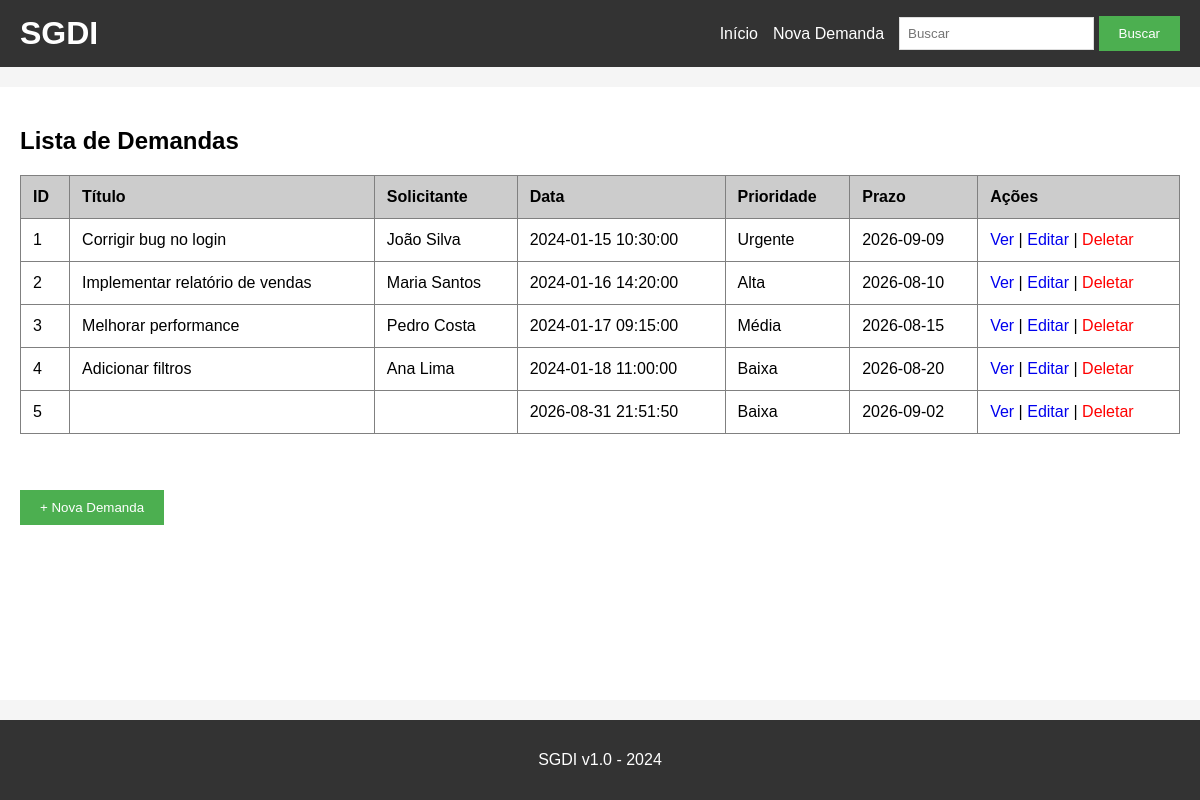
Before: / with the older database file.
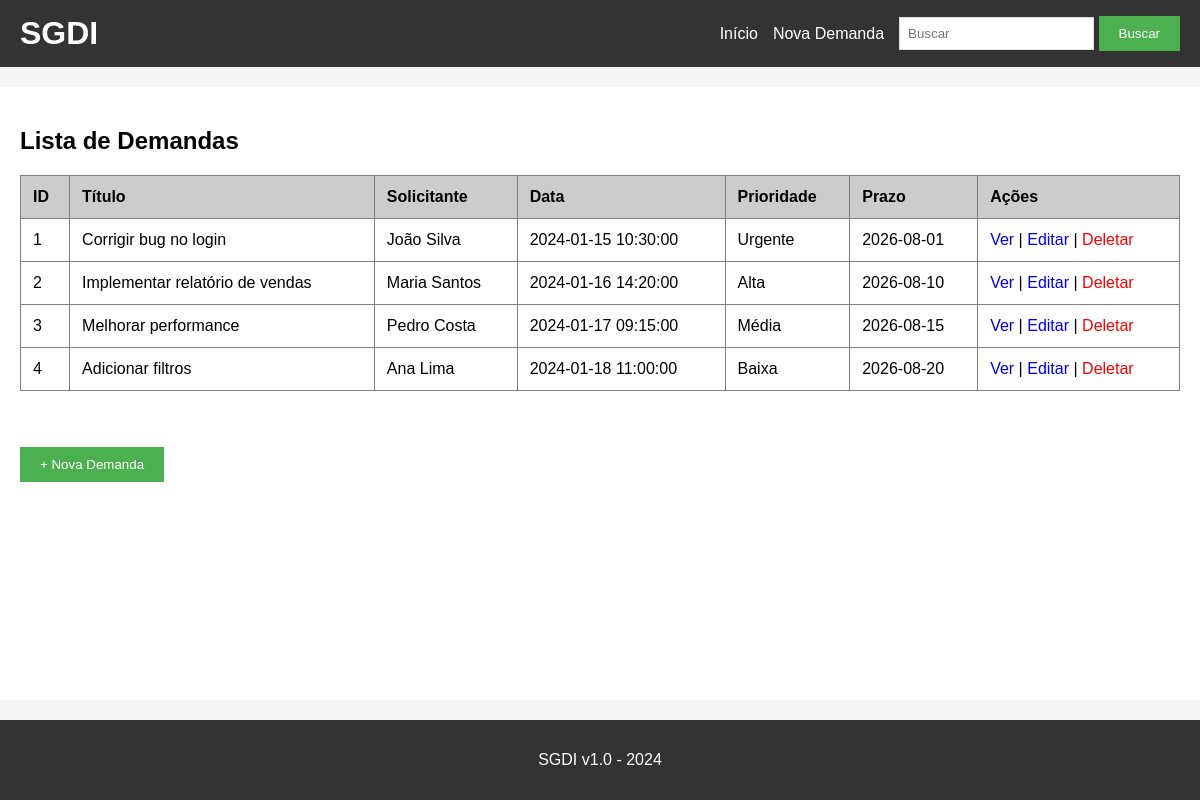
After: the same page with the newer database file.
### tables this page shows
CREATE TABLE demandas (
    id INTEGER PRIMARY KEY AUTOINCREMENT,
    titulo TEXT NOT NULL,
    descricao TEXT,
    solicitante TEXT,
    data_criacao TEXT,
    prioridade TEXT,
    prazo TEXT
);

### app.py (the view)
@app.route('/')
def index():
    conn = get_db()
    cursor = conn.cursor()
    query = """
        SELECT * FROM demandas
        ORDER BY
            CASE prioridade
                WHEN 'Urgente' THEN 1
                WHEN 'Alta' THEN 2
                WHEN 'Média' THEN 3
                WHEN 'Baixa' THEN 4
                ELSE 5
            END,
            prazo ASC
    """
    demandas = cursor.execute(query).fetchall()
    conn.close()
    return render_template('index.html', demandas=demandas)

### app.py (called while the page is built)
def get_db():
    conn = sqlite3.connect('demandas.db')
    conn.row_factory = sqlite3.Row
    return conn

### templates/index.html
{% extends "base.html" %}
{% block content %}
<h2>Lista de Demandas</h2>
<table border="1" cellpadding="10" cellspacing="0" width="100%">
    <thead>
        <tr bgcolor="#cccccc">
            <th>ID</th>
            <th>Título</th>
            <th>Solicitante</th>
            <th>Data</th>
            <th>Prioridade</th>
            <th>Prazo</th>
            <th>Ações</th>
        </tr>
    </thead>
    <tbody>
        {% for demanda in demandas %}
        <tr>
            <td>{{ demanda[0] }}</td>
            <td>{{ demanda[1] }}</td>
            <td>{{ demanda[3] }}</td>
            <td>{{ demanda[4] }}</td>
            <td>{{ demanda[5] }}</td>
            <td>{{ demanda[6] }}</td>
            <td>
                <a href="/detalhes/{{ demanda[0] }}">Ver</a>
                |
                <a href="/editar/{{ demanda[0] }}">Editar</a>
                |
                <a href="/deletar/{{ demanda[0] }}" style="color:red;">Deletar</a>
            </td>
        </tr>
        {% endfor %}
    </tbody>
</table>
<br><br>
<a href="/nova_demanda"><button>+ Nova Demanda</button></a>
{% endblock %}

### templates/base.html (shortened to what this page needs)
<!DOCTYPE html>
<html>
<head>
    <link rel="stylesheet" href="{{ url_for('static', filename='style.css') }}">
</head>
<body>
    <div class="header">
        <h1>SGDI</h1>
        <div class="menu">
            <a href="/">Início</a>
            <a href="/nova_demanda">Nova Demanda</a>
            <form action="/buscar" method="GET" style="display:inline;">
                <input type="text" name="q" placeholder="Buscar">
                <button type="submit">Buscar</button>
            </form>
        </div>
    </div>
    <div class="container">
        {% block content %}{% endblock %}
    </div>
    <div class="footer">
        <p>SGDI v1.0 - 2024</p>
    </div>
</body>
</html>

### static/style.css (style rules this page uses)
* { box-sizing: border-box; }
body { font-family: Arial, sans-serif; background-color: #f5f5f5; padding: 0; margin: 0; display: flex; flex-direction: column; min-height: 100vh; }
.header { background-color: #333; color: white; padding: 15px 20px; display: flex; flex-wrap: wrap; justify-content: space-between; align-items: center; gap: 15px; }
.header h1 { margin: 0; }
.menu { display: flex; flex-wrap: wrap; align-items: center; gap: 15px; }
.menu a { color: white; text-decoration: none; }
.container { max-width: 1200px; margin: 20px auto; background: white; padding: 20px; flex: 1; width: 100%; }
.footer { background-color: #333; color: white; text-align: center; padding: 15px; width: 100%; margin-top: auto; }
button { background-color: #4CAF50; color: white; padding: 10px 20px; border: none; cursor: pointer; }
table { border-collapse: collapse; width: 100%; margin-bottom: 20px; }
th, td { padding: 12px; text-align: left; }
table a { text-decoration: none; }
input[type="text"], textarea { padding: 8px; border: 1px solid #ddd; max-width: 100%; }

### templates/base.html (style rules this page uses)
body { margin: 0; }

Changed rows visible on the page:
removed demandas: id "5", data_criacao "2026-08-31 21:51:50", prioridade "Baixa", prazo "2026-09-02"
changed demandas "Corrigir bug no login": prazo "2026-09-09" → "2026-08-01"
